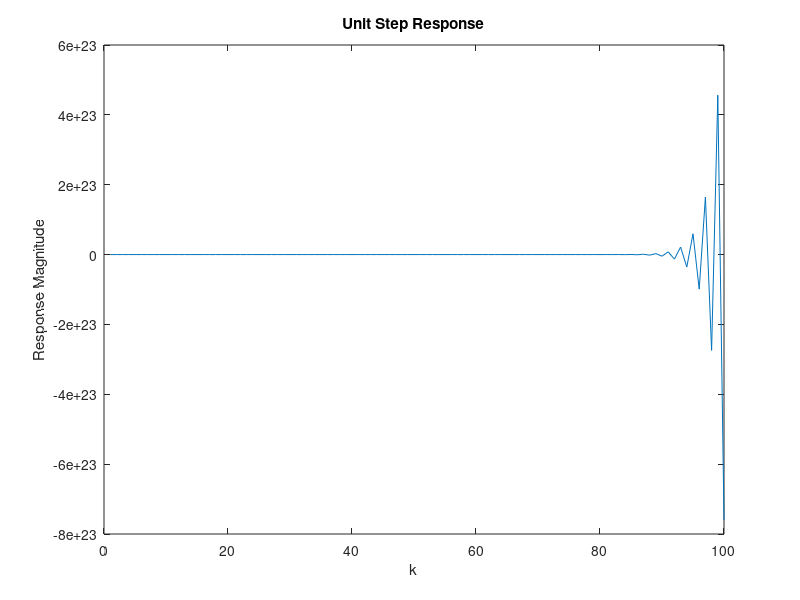
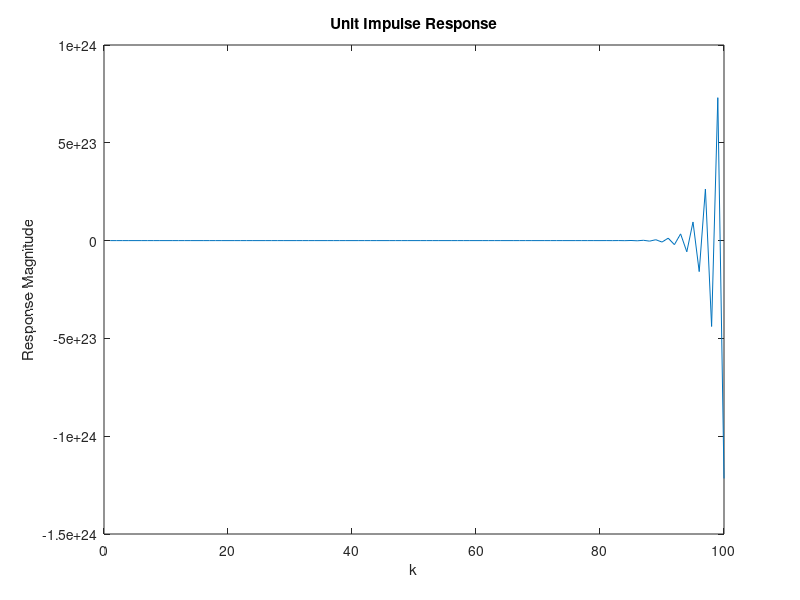

The MATLAB source for these figures, in order:
unitStep = ones(1,100);
results = zeros(1,100);

xkm3 = 0;
xkm2 = 0;
xkm1 = 0;
xk = unitStep;
ykm3 = 0;
ykm2 = 0;
ykm1 = 0;

for k = 1:100
    yk = -0.413*ykm1+1.57*ykm2-0.853*ykm3+50*xk(k)-233.5*xkm1+250.5*xkm2-67*xkm3;
    results(1,k) = yk;
    xkm3 = xkm2;
    xkm2 = xkm1;
    xkm1 = xk(k);
    ykm3 = ykm2;
    ykm2 = ykm1;
    ykm1 = yk;
end

figure(1)
plot(results)
title('Unit Step Response')
xlabel('k')
ylabel('Response Magnitude')
    
unitImpulse = zeros(1,100);
unitImpulse(1,1) = 1;
results = zeros(1,100);

xkm3 = 0;
xkm2 = 0;
xkm1 = 0;
xk = unitImpulse;
ykm3 = 0;
ykm2 = 0;
ykm1 = 0;

for k = 1:100
    yk = -0.413*ykm1+1.57*ykm2-0.853*ykm3+50*xk(k)-233.5*xkm1+250.5*xkm2-67*xkm3;
    results(1,k) = yk;
    xkm3 = xkm2;
    xkm2 = xkm1;
    xkm1 = xk(k);
    ykm3 = ykm2;
    ykm2 = ykm1;
    ykm1 = yk;
end

figure(2)
plot(results)
title('Unit Impulse Response')
xlabel('k')
ylabel('Response Magnitude')
